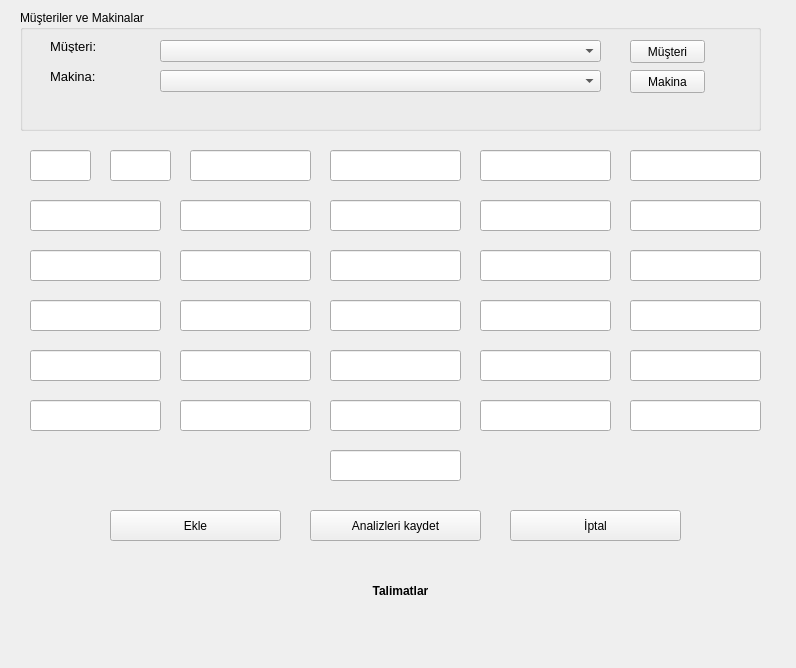
<?xml version="1.0" encoding="UTF-8"?>
<ui version="4.0">
 <class>AnalizEkleme</class>
 <widget class="QWidget" name="AnalizEkleme">
  <property name="geometry">
   <rect>
    <x>0</x>
    <y>0</y>
    <width>796</width>
    <height>668</height>
   </rect>
  </property>
  <property name="windowTitle">
   <string>Form</string>
  </property>
  <widget class="QLabel" name="lbl_talimat">
   <property name="geometry">
    <rect>
     <x>100</x>
     <y>570</y>
     <width>601</width>
     <height>41</height>
    </rect>
   </property>
   <property name="font">
    <font>
     <pointsize>9</pointsize>
     <weight>75</weight>
     <bold>true</bold>
    </font>
   </property>
   <property name="text">
    <string>Talimatlar</string>
   </property>
   <property name="scaledContents">
    <bool>false</bool>
   </property>
   <property name="alignment">
    <set>Qt::AlignCenter</set>
   </property>
  </widget>
  <widget class="QLineEdit" name="ln_degerGiris">
   <property name="geometry">
    <rect>
     <x>30</x>
     <y>150</y>
     <width>61</width>
     <height>31</height>
    </rect>
   </property>
   <property name="text">
    <string/>
   </property>
   <property name="alignment">
    <set>Qt::AlignCenter</set>
   </property>
  </widget>
  <widget class="QGroupBox" name="groupBox">
   <property name="geometry">
    <rect>
     <x>20</x>
     <y>10</y>
     <width>741</width>
     <height>121</height>
    </rect>
   </property>
   <property name="title">
    <string>Müşteriler ve Makinalar</string>
   </property>
   <widget class="QComboBox" name="cmbBoxMakina">
    <property name="geometry">
     <rect>
      <x>140</x>
      <y>60</y>
      <width>441</width>
      <height>22</height>
     </rect>
    </property>
   </widget>
   <widget class="QLabel" name="lbl_makina">
    <property name="geometry">
     <rect>
      <x>30</x>
      <y>60</y>
      <width>47</width>
      <height>13</height>
     </rect>
    </property>
    <property name="font">
     <font>
      <pointsize>10</pointsize>
     </font>
    </property>
    <property name="text">
     <string>Makina:</string>
    </property>
   </widget>
   <widget class="QLabel" name="lbl_musteri">
    <property name="geometry">
     <rect>
      <x>30</x>
      <y>30</y>
      <width>47</width>
      <height>13</height>
     </rect>
    </property>
    <property name="font">
     <font>
      <pointsize>10</pointsize>
     </font>
    </property>
    <property name="lineWidth">
     <number>1</number>
    </property>
    <property name="text">
     <string>Müşteri:</string>
    </property>
    <property name="textFormat">
     <enum>Qt::MarkdownText</enum>
    </property>
   </widget>
   <widget class="QComboBox" name="cmbBoxMusteri">
    <property name="geometry">
     <rect>
      <x>140</x>
      <y>30</y>
      <width>441</width>
      <height>22</height>
     </rect>
    </property>
   </widget>
   <widget class="QPushButton" name="btnSecimMusteri">
    <property name="geometry">
     <rect>
      <x>610</x>
      <y>30</y>
      <width>75</width>
      <height>23</height>
     </rect>
    </property>
    <property name="text">
     <string>Müşteri</string>
    </property>
   </widget>
   <widget class="QPushButton" name="btnSecimMakina">
    <property name="geometry">
     <rect>
      <x>610</x>
      <y>60</y>
      <width>75</width>
      <height>23</height>
     </rect>
    </property>
    <property name="text">
     <string>Makina</string>
    </property>
   </widget>
  </widget>
  <widget class="QPushButton" name="btnEkle">
   <property name="geometry">
    <rect>
     <x>110</x>
     <y>510</y>
     <width>171</width>
     <height>31</height>
    </rect>
   </property>
   <property name="autoFillBackground">
    <bool>true</bool>
   </property>
   <property name="text">
    <string>Ekle</string>
   </property>
  </widget>
  <widget class="QPushButton" name="btnKaydet">
   <property name="geometry">
    <rect>
     <x>310</x>
     <y>510</y>
     <width>171</width>
     <height>31</height>
    </rect>
   </property>
   <property name="text">
    <string>Analizleri kaydet</string>
   </property>
  </widget>
  <widget class="QLineEdit" name="ln_degerGiris_2">
   <property name="geometry">
    <rect>
     <x>110</x>
     <y>150</y>
     <width>61</width>
     <height>31</height>
    </rect>
   </property>
   <property name="alignment">
    <set>Qt::AlignCenter</set>
   </property>
  </widget>
  <widget class="QLineEdit" name="ln_degerGiris_3">
   <property name="geometry">
    <rect>
     <x>190</x>
     <y>150</y>
     <width>121</width>
     <height>31</height>
    </rect>
   </property>
   <property name="alignment">
    <set>Qt::AlignCenter</set>
   </property>
  </widget>
  <widget class="QLineEdit" name="ln_degerGiris_4">
   <property name="geometry">
    <rect>
     <x>330</x>
     <y>150</y>
     <width>131</width>
     <height>31</height>
    </rect>
   </property>
   <property name="alignment">
    <set>Qt::AlignCenter</set>
   </property>
  </widget>
  <widget class="QLineEdit" name="ln_degerGiris_5">
   <property name="geometry">
    <rect>
     <x>480</x>
     <y>150</y>
     <width>131</width>
     <height>31</height>
    </rect>
   </property>
   <property name="alignment">
    <set>Qt::AlignCenter</set>
   </property>
  </widget>
  <widget class="QLineEdit" name="ln_degerGiris_6">
   <property name="geometry">
    <rect>
     <x>630</x>
     <y>150</y>
     <width>131</width>
     <height>31</height>
    </rect>
   </property>
   <property name="alignment">
    <set>Qt::AlignCenter</set>
   </property>
  </widget>
  <widget class="QLineEdit" name="ln_degerGiris_7">
   <property name="geometry">
    <rect>
     <x>30</x>
     <y>200</y>
     <width>131</width>
     <height>31</height>
    </rect>
   </property>
   <property name="alignment">
    <set>Qt::AlignCenter</set>
   </property>
  </widget>
  <widget class="QLineEdit" name="ln_degerGiris_8">
   <property name="geometry">
    <rect>
     <x>180</x>
     <y>200</y>
     <width>131</width>
     <height>31</height>
    </rect>
   </property>
   <property name="alignment">
    <set>Qt::AlignCenter</set>
   </property>
  </widget>
  <widget class="QLineEdit" name="ln_degerGiris_9">
   <property name="geometry">
    <rect>
     <x>330</x>
     <y>200</y>
     <width>131</width>
     <height>31</height>
    </rect>
   </property>
   <property name="alignment">
    <set>Qt::AlignCenter</set>
   </property>
  </widget>
  <widget class="QLineEdit" name="ln_degerGiris_10">
   <property name="geometry">
    <rect>
     <x>480</x>
     <y>200</y>
     <width>131</width>
     <height>31</height>
    </rect>
   </property>
   <property name="alignment">
    <set>Qt::AlignCenter</set>
   </property>
  </widget>
  <widget class="QLineEdit" name="ln_degerGiris_11">
   <property name="geometry">
    <rect>
     <x>630</x>
     <y>200</y>
     <width>131</width>
     <height>31</height>
    </rect>
   </property>
   <property name="alignment">
    <set>Qt::AlignCenter</set>
   </property>
  </widget>
  <widget class="QLineEdit" name="ln_degerGiris_12">
   <property name="geometry">
    <rect>
     <x>30</x>
     <y>250</y>
     <width>131</width>
     <height>31</height>
    </rect>
   </property>
   <property name="alignment">
    <set>Qt::AlignCenter</set>
   </property>
  </widget>
  <widget class="QLineEdit" name="ln_degerGiris_13">
   <property name="geometry">
    <rect>
     <x>180</x>
     <y>250</y>
     <width>131</width>
     <height>31</height>
    </rect>
   </property>
   <property name="alignment">
    <set>Qt::AlignCenter</set>
   </property>
  </widget>
  <widget class="QLineEdit" name="ln_degerGiris_14">
   <property name="geometry">
    <rect>
     <x>330</x>
     <y>250</y>
     <width>131</width>
     <height>31</height>
    </rect>
   </property>
   <property name="alignment">
    <set>Qt::AlignCenter</set>
   </property>
  </widget>
  <widget class="QLineEdit" name="ln_degerGiris_15">
   <property name="geometry">
    <rect>
     <x>480</x>
     <y>250</y>
     <width>131</width>
     <height>31</height>
    </rect>
   </property>
   <property name="alignment">
    <set>Qt::AlignCenter</set>
   </property>
  </widget>
  <widget class="QLineEdit" name="ln_degerGiris_16">
   <property name="geometry">
    <rect>
     <x>630</x>
     <y>250</y>
     <width>131</width>
     <height>31</height>
    </rect>
   </property>
   <property name="alignment">
    <set>Qt::AlignCenter</set>
   </property>
  </widget>
  <widget class="QLineEdit" name="ln_degerGiris_17">
   <property name="geometry">
    <rect>
     <x>30</x>
     <y>300</y>
     <width>131</width>
     <height>31</height>
    </rect>
   </property>
   <property name="alignment">
    <set>Qt::AlignCenter</set>
   </property>
  </widget>
  <widget class="QLineEdit" name="ln_degerGiris_18">
   <property name="geometry">
    <rect>
     <x>180</x>
     <y>300</y>
     <width>131</width>
     <height>31</height>
    </rect>
   </property>
   <property name="alignment">
    <set>Qt::AlignCenter</set>
   </property>
  </widget>
  <widget class="QLineEdit" name="ln_degerGiris_19">
   <property name="geometry">
    <rect>
     <x>330</x>
     <y>300</y>
     <width>131</width>
     <height>31</height>
    </rect>
   </property>
   <property name="alignment">
    <set>Qt::AlignCenter</set>
   </property>
  </widget>
  <widget class="QLineEdit" name="ln_degerGiris_20">
   <property name="geometry">
    <rect>
     <x>480</x>
     <y>300</y>
     <width>131</width>
     <height>31</height>
    </rect>
   </property>
   <property name="alignment">
    <set>Qt::AlignCenter</set>
   </property>
  </widget>
  <widget class="QLineEdit" name="ln_degerGiris_21">
   <property name="geometry">
    <rect>
     <x>630</x>
     <y>300</y>
     <width>131</width>
     <height>31</height>
    </rect>
   </property>
   <property name="alignment">
    <set>Qt::AlignCenter</set>
   </property>
  </widget>
  <widget class="QLineEdit" name="ln_degerGiris_22">
   <property name="geometry">
    <rect>
     <x>30</x>
     <y>350</y>
     <width>131</width>
     <height>31</height>
    </rect>
   </property>
   <property name="alignment">
    <set>Qt::AlignCenter</set>
   </property>
  </widget>
  <widget class="QLineEdit" name="ln_degerGiris_23">
   <property name="geometry">
    <rect>
     <x>180</x>
     <y>350</y>
     <width>131</width>
     <height>31</height>
    </rect>
   </property>
   <property name="alignment">
    <set>Qt::AlignCenter</set>
   </property>
  </widget>
  <widget class="QLineEdit" name="ln_degerGiris_24">
   <property name="geometry">
    <rect>
     <x>330</x>
     <y>350</y>
     <width>131</width>
     <height>31</height>
    </rect>
   </property>
   <property name="alignment">
    <set>Qt::AlignCenter</set>
   </property>
  </widget>
  <widget class="QLineEdit" name="ln_degerGiris_25">
   <property name="geometry">
    <rect>
     <x>480</x>
     <y>350</y>
     <width>131</width>
     <height>31</height>
    </rect>
   </property>
   <property name="alignment">
    <set>Qt::AlignCenter</set>
   </property>
  </widget>
  <widget class="QLineEdit" name="ln_degerGiris_26">
   <property name="geometry">
    <rect>
     <x>630</x>
     <y>350</y>
     <width>131</width>
     <height>31</height>
    </rect>
   </property>
   <property name="alignment">
    <set>Qt::AlignCenter</set>
   </property>
  </widget>
  <widget class="QLineEdit" name="ln_degerGiris_27">
   <property name="geometry">
    <rect>
     <x>30</x>
     <y>400</y>
     <width>131</width>
     <height>31</height>
    </rect>
   </property>
   <property name="alignment">
    <set>Qt::AlignCenter</set>
   </property>
  </widget>
  <widget class="QLineEdit" name="ln_degerGiris_28">
   <property name="geometry">
    <rect>
     <x>180</x>
     <y>400</y>
     <width>131</width>
     <height>31</height>
    </rect>
   </property>
   <property name="alignment">
    <set>Qt::AlignCenter</set>
   </property>
  </widget>
  <widget class="QLineEdit" name="ln_degerGiris_29">
   <property name="geometry">
    <rect>
     <x>330</x>
     <y>400</y>
     <width>131</width>
     <height>31</height>
    </rect>
   </property>
   <property name="alignment">
    <set>Qt::AlignCenter</set>
   </property>
  </widget>
  <widget class="QLineEdit" name="ln_degerGiris_30">
   <property name="geometry">
    <rect>
     <x>480</x>
     <y>400</y>
     <width>131</width>
     <height>31</height>
    </rect>
   </property>
   <property name="alignment">
    <set>Qt::AlignCenter</set>
   </property>
  </widget>
  <widget class="QLineEdit" name="ln_degerGiris_31">
   <property name="geometry">
    <rect>
     <x>630</x>
     <y>400</y>
     <width>131</width>
     <height>31</height>
    </rect>
   </property>
   <property name="alignment">
    <set>Qt::AlignCenter</set>
   </property>
  </widget>
  <widget class="QPushButton" name="btnIptal">
   <property name="geometry">
    <rect>
     <x>510</x>
     <y>510</y>
     <width>171</width>
     <height>31</height>
    </rect>
   </property>
   <property name="text">
    <string>İptal</string>
   </property>
  </widget>
  <widget class="QLineEdit" name="ln_degerGiris_32">
   <property name="geometry">
    <rect>
     <x>330</x>
     <y>450</y>
     <width>131</width>
     <height>31</height>
    </rect>
   </property>
   <property name="alignment">
    <set>Qt::AlignCenter</set>
   </property>
  </widget>
 </widget>
 <resources/>
 <connections/>
</ui>
